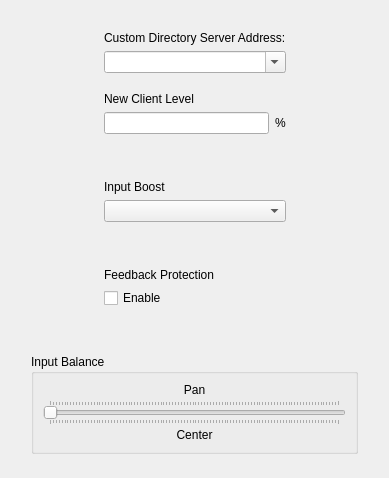
     <widget class="QWidget" name="tab_2_advanced">
      <attribute name="title">
       <string>Advanced Setup</string>
      </attribute>
      <layout class="QVBoxLayout" name="verticalLayout_15">
       <item>
        <layout class="QVBoxLayout" name="verticalLayout_6">
         <item>
          <layout class="QHBoxLayout" name="horizontalLayout_8">
           <item>
            <spacer name="horizontalSpacer_6">
             <property name="orientation">
              <enum>Qt::Horizontal</enum>
             </property>
             <property name="sizeHint" stdset="0">
              <size>
               <width>10</width>
               <height>20</height>
              </size>
             </property>
            </spacer>
           </item>
           <item>
            <layout class="QVBoxLayout" name="verticalLayout_4">
             <item>
              <spacer name="verticalSpacer_2">
               <property name="orientation">
                <enum>Qt::Vertical</enum>
               </property>
               <property name="sizeType">
                <enum>QSizePolicy::MinimumExpanding</enum>
               </property>
               <property name="sizeHint" stdset="0">
                <size>
                 <width>17</width>
                 <height>20</height>
                </size>
               </property>
              </spacer>
             </item>
             <item>
              <widget class="QLabel" name="lblCentralServerAddress">
               <property name="text">
                <string>Custom Directory Server Address:</string>
               </property>
              </widget>
             </item>
             <item>
              <widget class="QComboBox" name="cbxCentralServerAddress">
               <property name="editable">
                <bool>true</bool>
               </property>
              </widget>
             </item>
             <item>
              <spacer name="verticalSpacer_4">
               <property name="orientation">
                <enum>Qt::Vertical</enum>
               </property>
               <property name="sizeHint" stdset="0">
                <size>
                 <width>20</width>
                 <height>13</height>
                </size>
               </property>
              </spacer>
             </item>
             <item>
              <widget class="QLabel" name="lblNewClientLevel">
               <property name="text">
                <string>New Client Level</string>
               </property>
              </widget>
             </item>
             <item>
              <layout class="QHBoxLayout" name="horizontalLayout_4">
               <item>
                <widget class="QLineEdit" name="edtNewClientLevel"/>
               </item>
               <item>
                <widget class="QLabel" name="lblPercentUnit">
                 <property name="text">
                  <string>%</string>
                 </property>
                </widget>
               </item>
              </layout>
             </item>
             <item>
              <spacer name="verticalSpacer_11">
               <property name="orientation">
                <enum>Qt::Vertical</enum>
               </property>
               <property name="sizeHint" stdset="0">
                <size>
                 <width>20</width>
                 <height>40</height>
                </size>
               </property>
              </spacer>
             </item>
             <item>
              <widget class="QLabel" name="lblInputBoost">
               <property name="text">
                <string>Input Boost</string>
               </property>
              </widget>
             </item>
             <item>
              <widget class="QComboBox" name="cbxInputBoost"/>
             </item>
             <item>
              <spacer name="verticalSpacer_13">
               <property name="orientation">
                <enum>Qt::Vertical</enum>
               </property>
               <property name="sizeHint" stdset="0">
                <size>
                 <width>20</width>
                 <height>40</height>
                </size>
               </property>
              </spacer>
             </item>
             <item>
              <widget class="QLabel" name="lblDetectFeedback">
               <property name="text">
                <string>Feedback Protection</string>
               </property>
              </widget>
             </item>
             <item>
              <widget class="QCheckBox" name="chbDetectFeedback">
               <property name="sizePolicy">
                <sizepolicy hsizetype="Preferred" vsizetype="Fixed">
                 <horstretch>0</horstretch>
                 <verstretch>0</verstretch>
                </sizepolicy>
               </property>
               <property name="text">
                <string>Enable</string>
               </property>
              </widget>
             </item>
             <item>
              <spacer name="verticalSpacer_15">
               <property name="orientation">
                <enum>Qt::Vertical</enum>
               </property>
               <property name="sizeHint" stdset="0">
                <size>
                 <width>20</width>
                 <height>40</height>
                </size>
               </property>
              </spacer>
             </item>
            </layout>
           </item>
           <item>
            <spacer name="horizontalSpacer_4">
             <property name="orientation">
              <enum>Qt::Horizontal</enum>
             </property>
             <property name="sizeHint" stdset="0">
              <size>
               <width>10</width>
               <height>20</height>
              </size>
             </property>
            </spacer>
           </item>
          </layout>
         </item>
         <item>
          <layout class="QHBoxLayout" name="horizontalLayout_12">
           <item>
            <spacer name="horizontalSpacer_7">
             <property name="orientation">
              <enum>Qt::Horizontal</enum>
             </property>
             <property name="sizeType">
              <enum>QSizePolicy::Preferred</enum>
             </property>
             <property name="sizeHint" stdset="0">
              <size>
               <width>20</width>
               <height>20</height>
              </size>
             </property>
            </spacer>
           </item>
           <item>
            <widget class="QGroupBox" name="groupBox">
             <property name="title">
              <string>Input Balance</string>
             </property>
             <layout class="QHBoxLayout" name="horizontalLayout_2">
              <item>
               <layout class="QVBoxLayout" name="_19">
                <property name="spacing">
                 <number>3</number>
                </property>
                <item>
                 <widget class="QLabel" name="lblAudioPan">
                  <property name="text">
                   <string>Pan</string>
                  </property>
                  <property name="alignment">
                   <set>Qt::AlignCenter</set>
                  </property>
                 </widget>
                </item>
                <item>
                 <layout class="QHBoxLayout" name="_20">
                  <item>
                   <spacer>
                    <property name="orientation">
                     <enum>Qt::Horizontal</enum>
                    </property>
                    <property name="sizeType">
                     <enum>QSizePolicy::Minimum</enum>
                    </property>
                    <property name="sizeHint" stdset="0">
                     <size>
                      <width>0</width>
                      <height>20</height>
                     </size>
                    </property>
                   </spacer>
                  </item>
                  <item>
                   <widget class="QSlider" name="sldAudioPan">
                    <property name="sizePolicy">
                     <sizepolicy hsizetype="Expanding" vsizetype="Fixed">
                      <horstretch>0</horstretch>
                      <verstretch>0</verstretch>
                     </sizepolicy>
                    </property>
                    <property name="minimumSize">
                     <size>
                      <width>0</width>
                      <height>0</height>
                     </size>
                    </property>
                    <property name="styleSheet">
                     <string/>
                    </property>
                    <property name="pageStep">
                     <number>1</number>
                    </property>
                    <property name="orientation">
                     <enum>Qt::Horizontal</enum>
                    </property>
                    <property name="tickPosition">
                     <enum>QSlider::TicksBothSides</enum>
                    </property>
                   </widget>
                  </item>
                  <item>
                   <spacer>
                    <property name="orientation">
                     <enum>Qt::Horizontal</enum>
                    </property>
                    <property name="sizeType">
                     <enum>QSizePolicy::Minimum</enum>
                    </property>
                    <property name="sizeHint" stdset="0">
                     <size>
                      <width>0</width>
                      <height>20</height>
                     </size>
                    </property>
                   </spacer>
                  </item>
                 </layout>
                </item>
                <item>
                 <widget class="QLabel" name="lblAudioPanValue">
                  <property name="minimumSize">
                   <size>
                    <width>50</width>
                    <height>0</height>
                   </size>
                  </property>
                  <property name="text">
                   <string>Center</string>
                  </property>
                  <property name="alignment">
                   <set>Qt::AlignCenter</set>
                  </property>
                  <property name="wordWrap">
                   <bool>false</bool>
                  </property>
                 </widget>
                </item>
               </layout>
              </item>
             </layout>
            </widget>
           </item>
           <item>
            <spacer name="horizontalSpacer_8">
             <property name="orientation">
              <enum>Qt::Horizontal</enum>
             </property>
             <property name="sizeType">
              <enum>QSizePolicy::Preferred</enum>
             </property>
             <property name="sizeHint" stdset="0">
              <size>
               <width>20</width>
               <height>20</height>
              </size>
             </property>
            </spacer>
           </item>
          </layout>
         </item>
        </layout>
       </item>
       <item>
        <spacer name="verticalSpacer">
         <property name="orientation">
          <enum>Qt::Vertical</enum>
         </property>
         <property name="sizeHint" stdset="0">
          <size>
           <width>367</width>
           <height>13</height>
          </size>
         </property>
        </spacer>
       </item>
      </layout>
     </widget>
